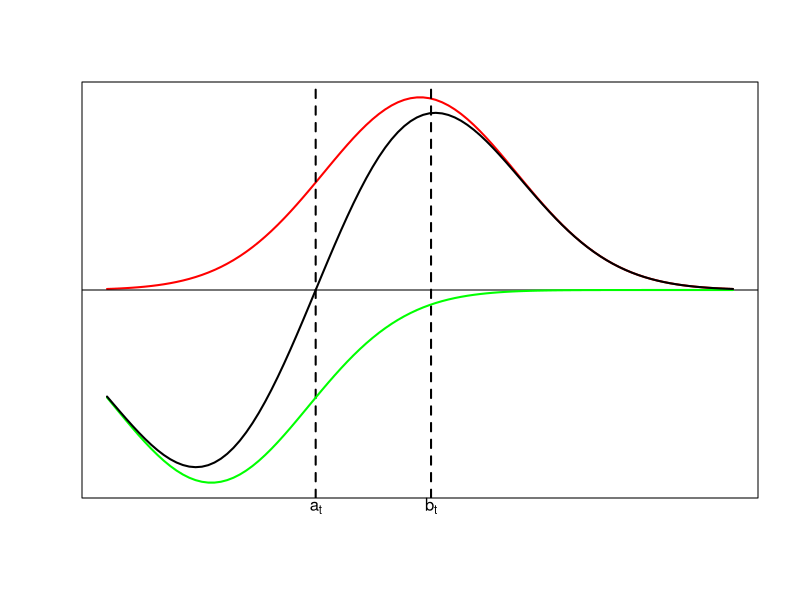
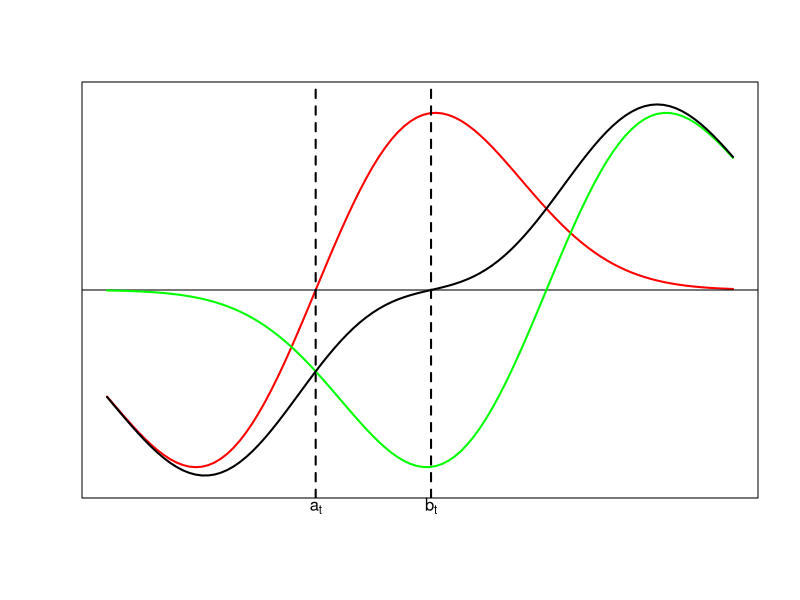
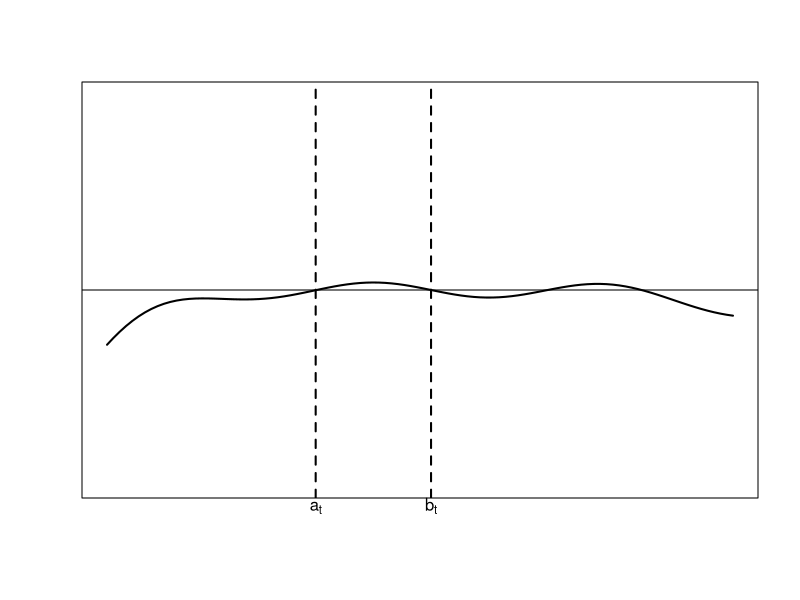

Write the R code that produced these figures, in order.
library(grDevices)

simulation.results <- function(mu.x, sigma.x, NNN){
  
  es = rnorm(n = NNN+1, mean = 0, sd=sigma.x)
  
  xs = rep(NA, NNN+1)
  
  xs[1] = 0
  
  dt = 1/NNN
  
  for(i in seq(2,NNN+1)){
    
    xs[i] = xs[i-1] + mu.x*dt + sqrt(dt) * es[i]
    
  }
  
  out = NULL
  
  out$xmax = max(xs)
  out$xmin = min(xs)
  out$xs = xs
  
  return(out)
}

generate.data <- function(R, mu.x, sigma.x, NNN){
  
  data = vector(mode="list", length=R)
  for(r in seq(1,R)){
    
    simulation = simulation.results(mu.x = mu.x, sigma.x=sigma.x, NNN=NNN)
    
    input = NULL
    input$xmax = simulation$xmax
    input$xmin = simulation$xmin
    input$ymax = simulation$ymax
    input$ymin = simulation$ymin
    input$xs = simulation$xs
    input$ys = simulation$ys
    
    data[[r]] = input
  }
  
  return(data)
  
}

mu = 0
sigma = 1
data = generate.data(R = 1, mu.x = mu, sigma.x = sigma, 1000)
simulation = data[[1]]

y.t.minus.1 = 0
a.t = simulation$xmin
b.t = simulation$xmax
y.t = simulation$xs[length(simulation$xs)]
t = 1

y = seq(-1*max( abs(c(3*a.t, 3*b.t)) ), max( abs(c(3*a.t, 3*b.t)) ), length.out = 100)

zeta <- function(y){  
  out = 2*a.t - y
  return(out)
}

xi <- function(y){
  out = 2*b.t - y
  return(out)
}

d.1.n <- function(n){
  out = y.t.minus.1 + 2*n*(b.t-a.t)
  return(out)
}

d.2.n <- function(n){
  out = -y.t.minus.1 + 2*a.t - 2*n*(b.t-a.t)
  return(out)
}

pdf("C:/Advancement/g1.pdf", 4, 4)
g.0 = dnorm(x=y, mean=y.t.minus.1, sd=sigma)
r.0 = -1*dnorm(x=y, mean=zeta(y.t.minus.1), sd=sigma)
g.1 = g.0 + r.0

plot(y, g.0, ylab = "", xlab = "", type = "l", col = "red", lwd = 2, ylim = c(min(c(g.0, r.0, g.1)), max(c(g.0,r.0,g.1))),
     xaxt = "n", yaxt = "n")
abline(v=c(a.t, b.t), lwd = 2, lty = "dashed")
abline(h=0, lwd = 1)

lines(y, r.0, lwd = 2, col = "green")
lines(y, g.1, lwd = 2, col = "black")
mtext(text = c(expression(a[t]), expression(b[t])), side = 1, at = c(a.t, b.t))
#legend(-3,0.4, legend = c("g_0(y,t)","r_0(y,t)", "g_0(y,t) + r_0(y,t)"), lty = "solid", lwd = 2, col = c("red", "green", "black"))
dev.off()

pdf("C:/Advancement/g2.pdf", 4, 4)

g.1 = dnorm(x=y, mean=y.t.minus.1, sd=sigma) + -1*dnorm(x=y, mean=zeta(y.t.minus.1), sd = sigma)
r.1 = -1*dnorm(x=y, mean=xi(y.t.minus.1), sd=sigma) + dnorm(x=y, mean=xi( zeta(y.t.minus.1) ), sd = sigma)
g.2 = g.1 + r.1

plot(y, g.1, ylim = c(min(c(g.0, r.0, g.1)), max(c(g.0,r.0,g.1))), #ylim = c( min(c(g.1, r.1, g.2)), max(c(g.1, r.1, g.2)) ), 
        ylab = "",
        xlab = "",
        type = "l",
        col = "red",
        lwd = 2,
        xaxt='n',
        yaxt='n')

abline(v=c(a.t, b.t), lwd = 2, lty = "dashed")
abline(h=0, lwd = 1)

lines(y,r.1, lwd = 2, col = "green")
lines(y,g.2, lwd = 2, col = "black")
mtext(text = c(expression(a[t]), expression(b[t])), side = 1, at = c(a.t, b.t))
#legend(-3,0.2, legend = c("g_1(y,t)","r_1(y,t)", "g_1(y,t) + r_1(y,t)"), lty = "solid", lwd = 2, col = c("red", "green", "black"))

dev.off()

pdf("C:/Advancement/g3.pdf", 4,4)

g.3 = dnorm(x=y, mean = y.t.minus.1, sd=sigma) + 
      -1*dnorm(x=y, mean = xi(y.t.minus.1), sd=sigma) + 
      -1*dnorm(x=y, mean = zeta(y.t.minus.1), sd=sigma) +
      dnorm(x=y,mean=xi(zeta(y.t.minus.1)),sd=sigma)+
      dnorm(x=y,mean=zeta(xi(y.t.minus.1)),sd=sigma)+
      -1*dnorm(x=y,mean=zeta(xi(zeta(y.t.minus.1))),sd=sigma)+
      -1*dnorm(x=y,mean=xi(zeta(xi(y.t.minus.1))),sd=sigma)

plot(y, g.3, ylim = c(min(c(g.0, r.0, g.1)), max(c(g.0,r.0,g.1))),
     type = "l", 
     lwd = 2, 
     col = "black", 
     ylab = "", 
     xlab = "", 
     xaxt = 'n', 
     yaxt = 'n')
abline(v=c(a.t, b.t), lwd = 2, lty = "dashed")
abline(h=0, lwd = 1)
mtext(text = c(expression(a[t]), expression(b[t])), side = 1, at = c(a.t, b.t))

dev.off()
